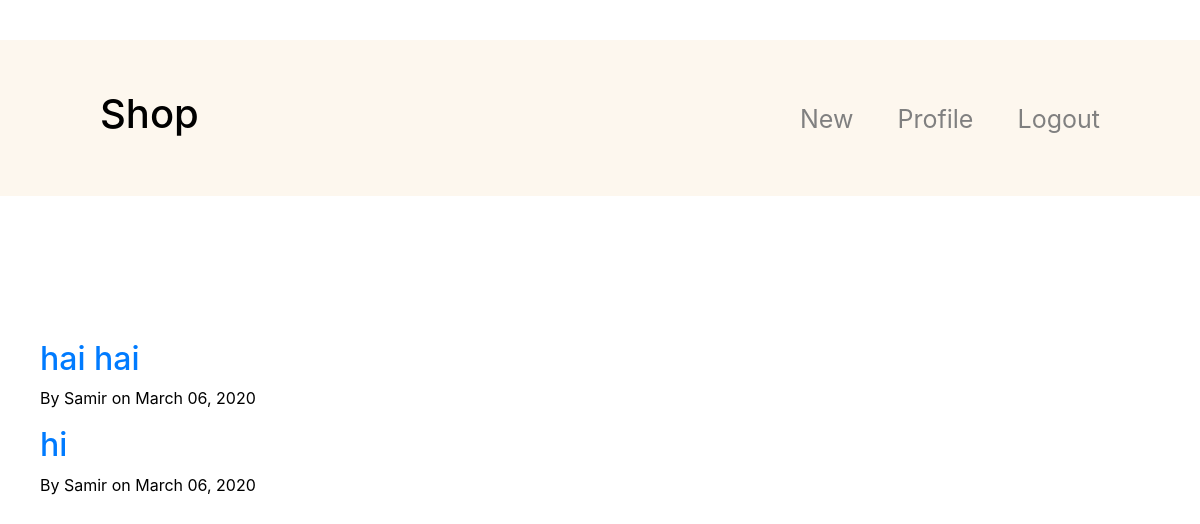
Page /post/ (signed in) on the earlier database version.
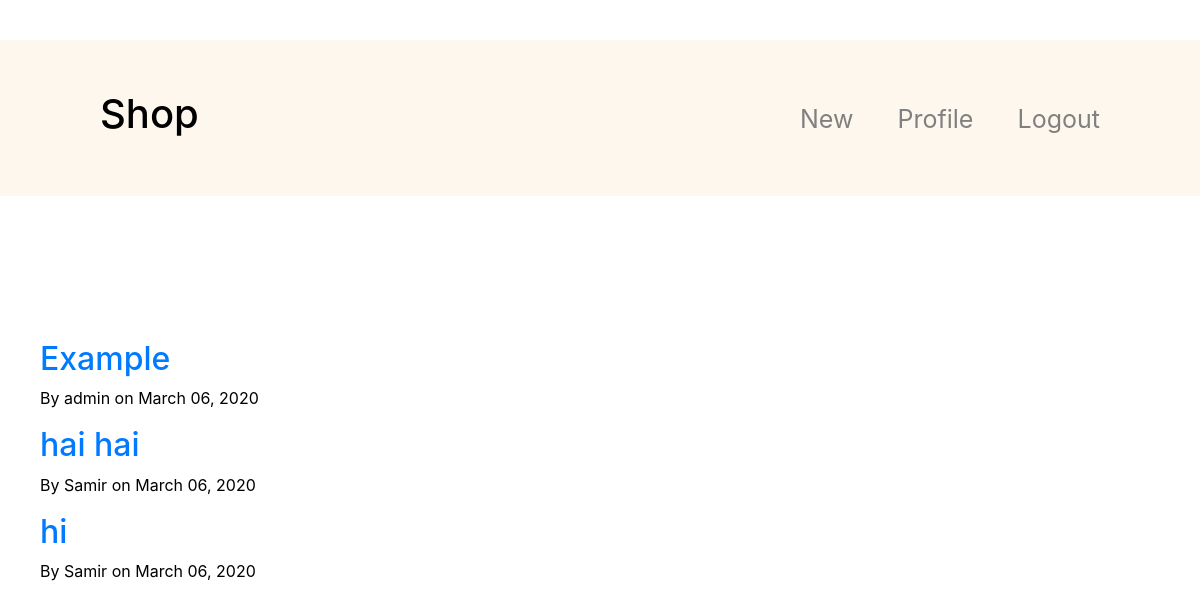
Same page on the later database version.
### post/models.py (models this page shows, shortened)
class Post(models.Model):
    title = models.CharField(max_length=100, unique=True, help_text='Title of your post.')
    author = models.ForeignKey(User, on_delete=models.CASCADE, help_text='The author of this post.') # if a user is deleted, their posts get deleted too
    description = models.TextField(help_text='Description of your post.')
    date_posted = models.DateTimeField(default=timezone.now)   # date posted now modifiable with 'default' field
    last_modified = models.DateTimeField(auto_now=True)

### post/views.py (the view)
# urls.py: path('', PostListView.as_view(), name='post-list-page'),
class PostListView(LoginRequiredMixin, ListView):
    model = Post
    context_object_name = 'posts'
    ordering = ['-date_posted']

### post/templates/post/post_list.html
{% extends 'post/base.html' %}
{% load static %}
{% block content %}
    {% for post in posts %}
        <h2><a href="{% url 'post-detail-page' post.id%}">{{ post.title }}</a></h2>
        <p>By {{ post.author }} on {{ post.date_posted|date:"F d, Y" }}</p>
    {% endfor %}
{% endblock content %}

### post/templates/post/base.html (shortened to what this page needs)
<!DOCTYPE html>
<html lang="en">
<head>
    <link rel="stylesheet" href="https://stackpath.bootstrapcdn.com/bootstrap/4.4.1/css/bootstrap.min.css">
    <link href="shop_site/post/static/post/main.css" rel="stylesheet">
</head>
<nav>
    <div class="name">
        <a href="{% url 'post-list-page' %}">
            <h1> Shop </h1>
        </a>
    </div>
    <div class="pages">
        {% if user.is_authenticated %}
        <div class="pages_text">
            <a href="{% url 'post-create-page' %}">New</a>
            <a href="{% url 'profile' %}">Profile</a>
            <a href="{% url 'logout' %}">Logout</a>
        {% else %}
            <a href="{% url 'login' %}">Login</a>
            <a href="{% url 'register' %}">Register</a>
        {% endif %}
        </div>
    </div>
</nav>
<body>
    <div class="main-content">
        <div class="messages">
        </div>
        {% block content %}
        {% endblock content %}
    </div>
</body>
</html>

### post/static/post/main.css (style rules this page uses)
.main-content { background-color: white; color: black; margin: 40px; }
nav { background-color: rgba(250, 235, 215, 0.425); width: 100vw; position: fixed; display: flex; justify-content: space-between; align-items: baseline; padding-top: 50px; padding-left: 100px; padding-bottom: 50px; padding-right: 100px; }
nav > div > div:nth-child(1) { font-size: 2em; }
.name > a { text-decoration: none; }
.name > a:link { color:black; }
.pages_text { display: flex; flex-direction: row; justify-content: space-between; width: 300px; }
.pages_text > a { text-decoration: none; color: gray; font-size: 25px; }
.messages { padding-top: 300px; }
.main-content { padding-top: 0px; }

Differences in the rows shown:
added Post: title "Example", author "admin", date_posted "March 06, 2020"
